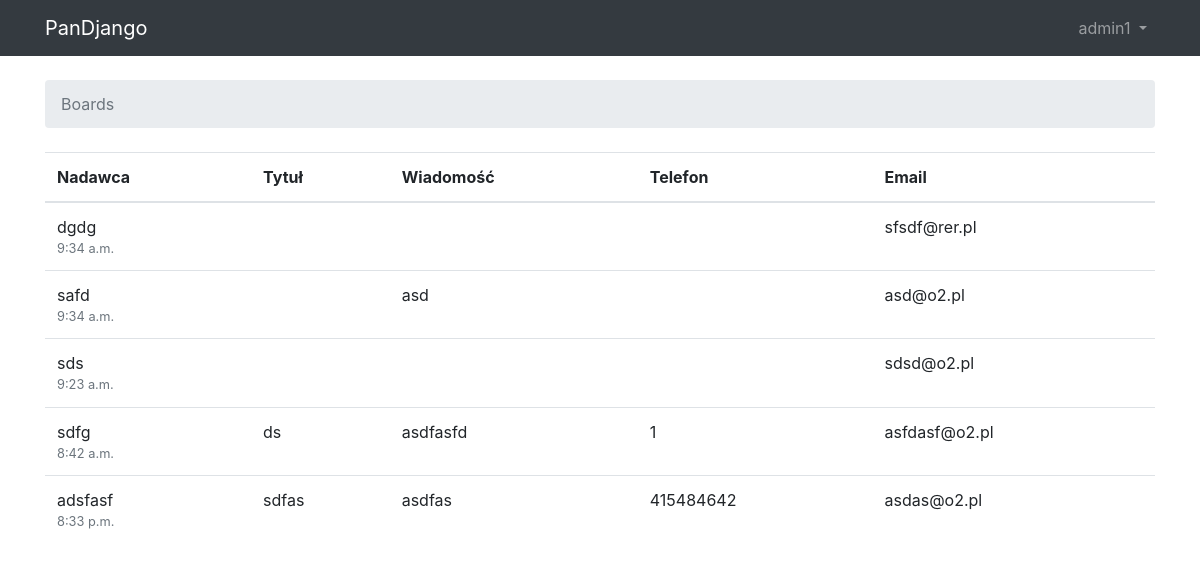
Page /board (signed in) on the earlier database version.
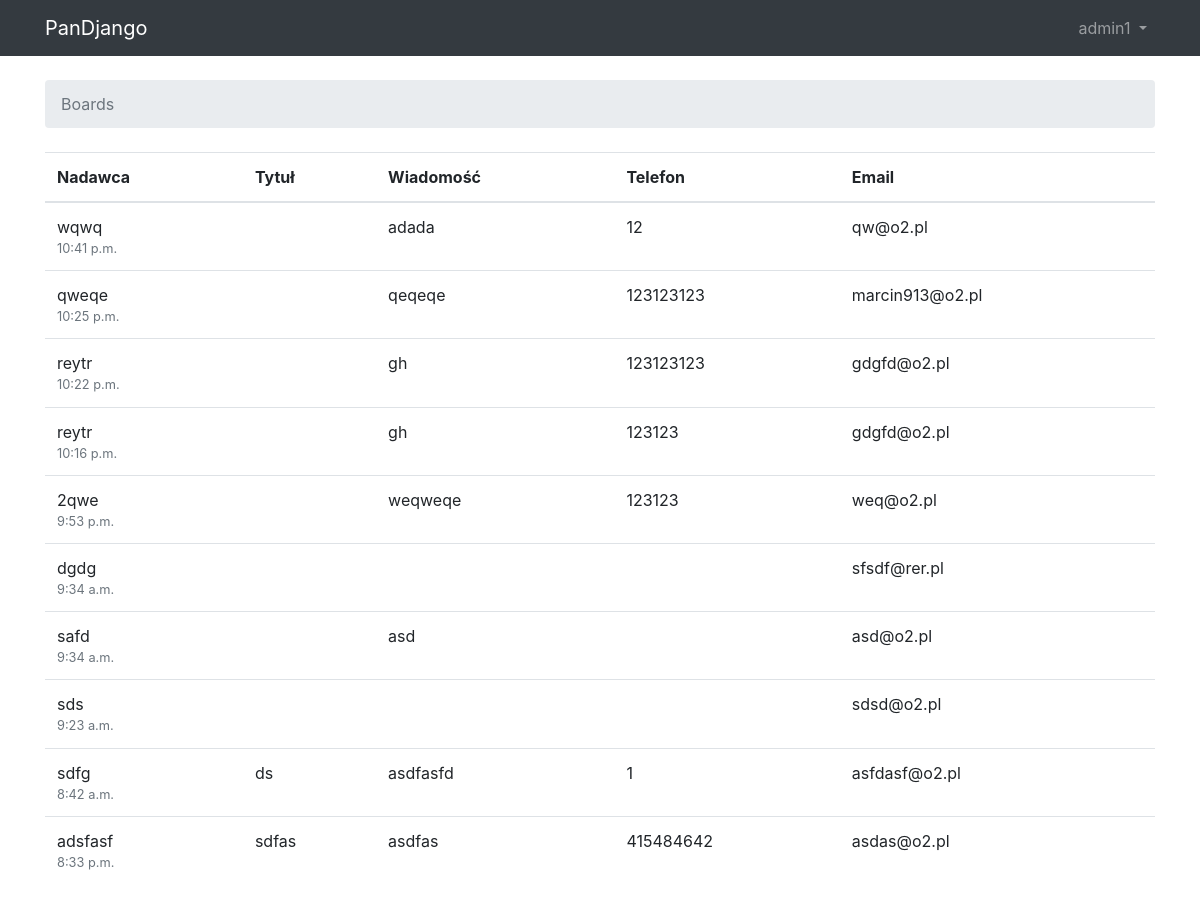
Same page on the later database version.
### website/models.py (models this page shows, shortened)
class Contact(models.Model):
    name = models.CharField(max_length=128, null=True, verbose_name='Nadawca')
    subject = models.CharField(max_length=255, blank=True, verbose_name='Temat')
    message = models.TextField(max_length=4000, verbose_name='Wiadomość')
    email = models.CharField(max_length=70,blank=True, verbose_name='Email')
    mobile = models.CharField(max_length=9, blank=True, null=True,default='000000000', verbose_name='Telefon')
    time_add = models.TimeField(auto_now_add=True)
    class Meta:
        verbose_name = 'Wiadomość'
        verbose_name_plural = 'Wiadomości'

### website/views.py (the view)
# urls.py: path('board', BoardView.as_view(), name='board'),
class BoardView(LoginRequiredMixin, View):
    def get(self, request):
        contacts = Contact.objects.all().order_by('-id')
        return render(request, 'board.html', {'contacts': contacts})

### website/templates/board.html (shortened to what this page needs)
{% load static %}<!DOCTYPE html>
<html>
  <head>
    <link rel="stylesheet" href="{% static 'css/bootstrap.min.css' %}">
  </head>
  <body>
  <nav class="navbar navbar-expand-sm navbar-dark bg-dark">
  <div class="container">
    <a class="navbar-brand" href="{% url 'index' %}">PanDjango</a>
    <div class="collapse navbar-collapse" id="mainMenu">
      {% if user.is_authenticated %}
        <ul class="navbar-nav ml-auto">
          <li class="nav-item dropdown">
            <a class="nav-link dropdown-toggle" href="#" id="userMenu" data-toggle="dropdown" aria-haspopup="true" aria-expanded="false">
              {{ user.username }}
            </a>
          </li>
        </ul>
      {% else %}
        <form class="form-inline ml-auto">
          <a href="{% url 'login' %}" class="btn btn-outline-secondary">Log in</a>
          <a href="{% url 'signup' %}" class="btn btn-primary ml-2">Sign up</a>
        </form>
      {% endif %}
    </div>
  </div>
</nav>
    <div class="container">
      <ol class="breadcrumb my-4">
        <li class="breadcrumb-item active">Boards</li>
      </ol>
      <table class="table">
        <thead class="thead-inverse">
          <tr>
            <th>Nadawca</th>
              <th>Tytuł</th>
            <th>Wiadomość</th>
            <th>Telefon</th>
            <th>Email</th>
          </tr>
        </thead>
        <tbody>
          {% for contact in contacts %}
            <tr>
              <td>{{ contact.name }}<small class="text-muted d-block">{{ contact.time_add }}</small></td>
                <td>{{ contact.subject }}</td>
              <td>{{ contact.message }}</td>
              <td >{{ contact.mobile }}</td>
              <td>{{ contact.email }}</td>
            </tr>
          {% endfor %}
        </tbody>
      </table>
    </div>
  </body>
</html>

Differences in the rows shown:
added Contact: name "wqwq", time_add "10:41 p.m.", message "adada", mobile "12", email "qw@o2.pl"
added Contact: name "qweqe", time_add "10:25 p.m.", message "qeqeqe", mobile "123123123", email "marcin913@o2.pl"
added Contact: name "reytr", time_add "10:22 p.m.", message "gh", mobile "123123123", email "gdgfd@o2.pl"
added Contact: name "reytr", time_add "10:16 p.m.", message "gh", mobile "123123", email "gdgfd@o2.pl"
added Contact: name "2qwe", time_add "9:53 p.m.", message "weqweqe", mobile "123123", email "weq@o2.pl"
